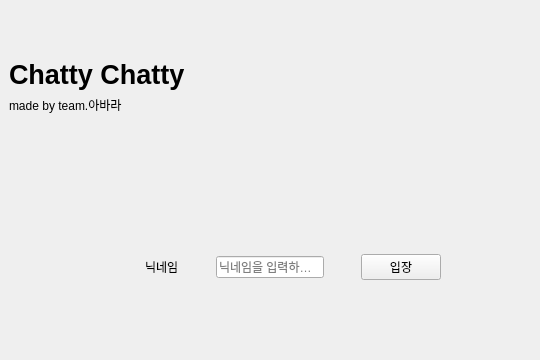
<?xml version="1.0" encoding="UTF-8"?>
<ui version="4.0">
 <class>login_window</class>
 <widget class="QMainWindow" name="login_window">
  <property name="geometry">
   <rect>
    <x>0</x>
    <y>0</y>
    <width>540</width>
    <height>360</height>
   </rect>
  </property>
  <property name="maximumSize">
   <size>
    <width>540</width>
    <height>360</height>
   </size>
  </property>
  <property name="windowTitle">
   <string>Chatty Chatty</string>
  </property>
  <property name="unifiedTitleAndToolBarOnMac">
   <bool>false</bool>
  </property>
  <widget class="QWidget" name="centralwidget">
   <layout class="QVBoxLayout" name="verticalLayout_2">
    <item>
     <layout class="QVBoxLayout" name="verticalLayout">
      <item>
       <layout class="QHBoxLayout" name="horizontalLayout_2">
        <item>
         <layout class="QVBoxLayout" name="verticalLayout_3">
          <item alignment="Qt::AlignBottom">
           <widget class="QLabel" name="label">
            <property name="sizePolicy">
             <sizepolicy hsizetype="Expanding" vsizetype="Preferred">
              <horstretch>0</horstretch>
              <verstretch>0</verstretch>
             </sizepolicy>
            </property>
            <property name="font">
             <font>
              <pointsize>20</pointsize>
              <weight>75</weight>
              <bold>true</bold>
              <strikeout>false</strikeout>
              <kerning>true</kerning>
             </font>
            </property>
            <property name="text">
             <string>Chatty Chatty</string>
            </property>
           </widget>
          </item>
          <item alignment="Qt::AlignTop">
           <widget class="QLabel" name="label_3">
            <property name="text">
             <string>made by team.아바라</string>
            </property>
           </widget>
          </item>
         </layout>
        </item>
       </layout>
      </item>
      <item>
       <layout class="QHBoxLayout" name="horizontalLayout">
        <item alignment="Qt::AlignRight|Qt::AlignVCenter">
         <widget class="QLabel" name="label_2">
          <property name="text">
           <string>닉네임</string>
          </property>
         </widget>
        </item>
        <item alignment="Qt::AlignHCenter|Qt::AlignVCenter">
         <widget class="QLineEdit" name="login_nickname_lineEdit">
          <property name="maximumSize">
           <size>
            <width>600</width>
            <height>16777215</height>
           </size>
          </property>
          <property name="inputMask">
           <string/>
          </property>
          <property name="text">
           <string/>
          </property>
          <property name="placeholderText">
           <string>닉네임을 입력하세요</string>
          </property>
          <property name="cursorMoveStyle">
           <enum>Qt::LogicalMoveStyle</enum>
          </property>
          <property name="clearButtonEnabled">
           <bool>false</bool>
          </property>
         </widget>
        </item>
        <item alignment="Qt::AlignLeft|Qt::AlignVCenter">
         <widget class="QPushButton" name="login_enter_pushButton">
          <property name="text">
           <string>입장</string>
          </property>
         </widget>
        </item>
       </layout>
      </item>
     </layout>
    </item>
   </layout>
  </widget>
 </widget>
 <resources/>
 <connections/>
</ui>
